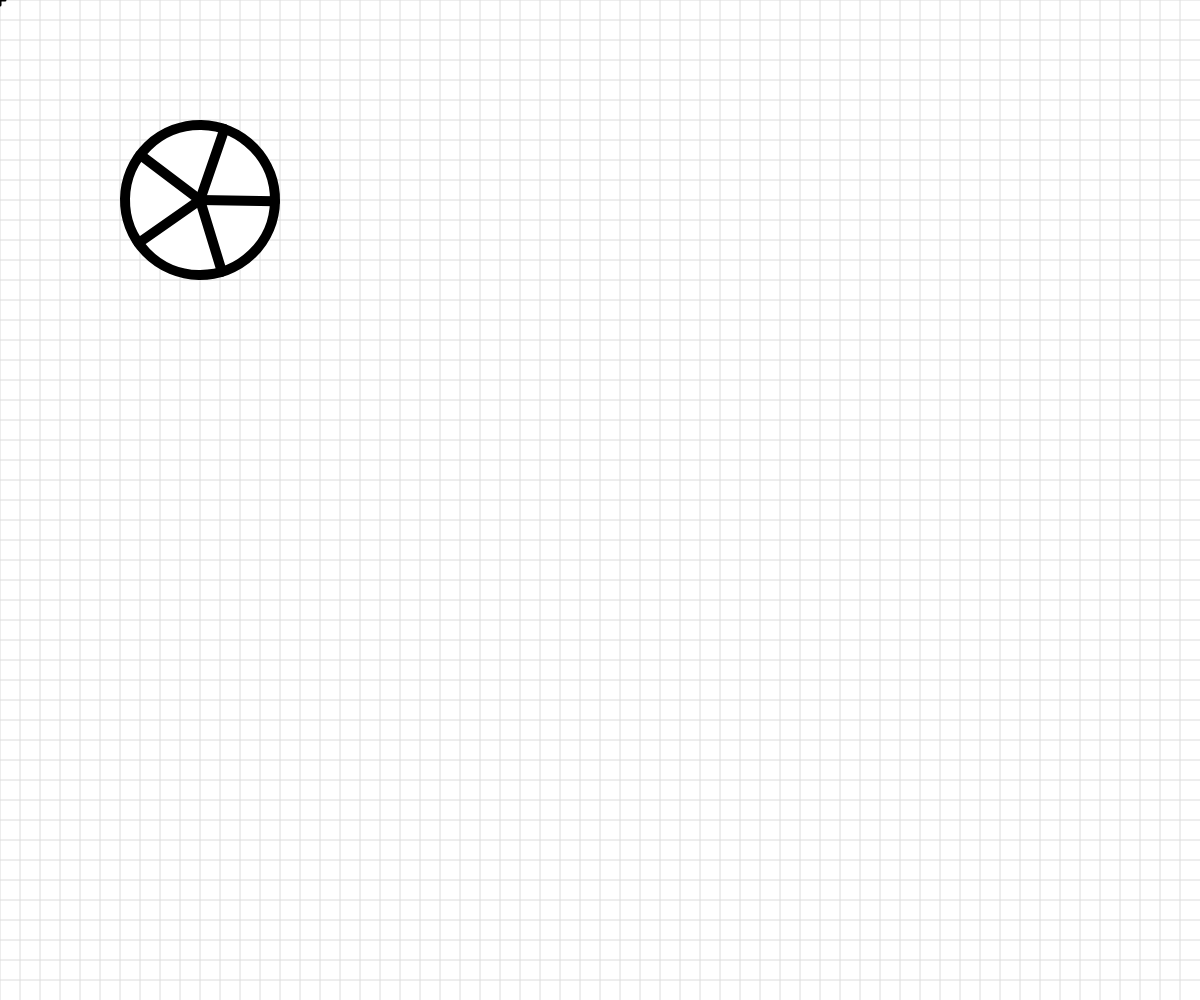
Frame 1 (no input)
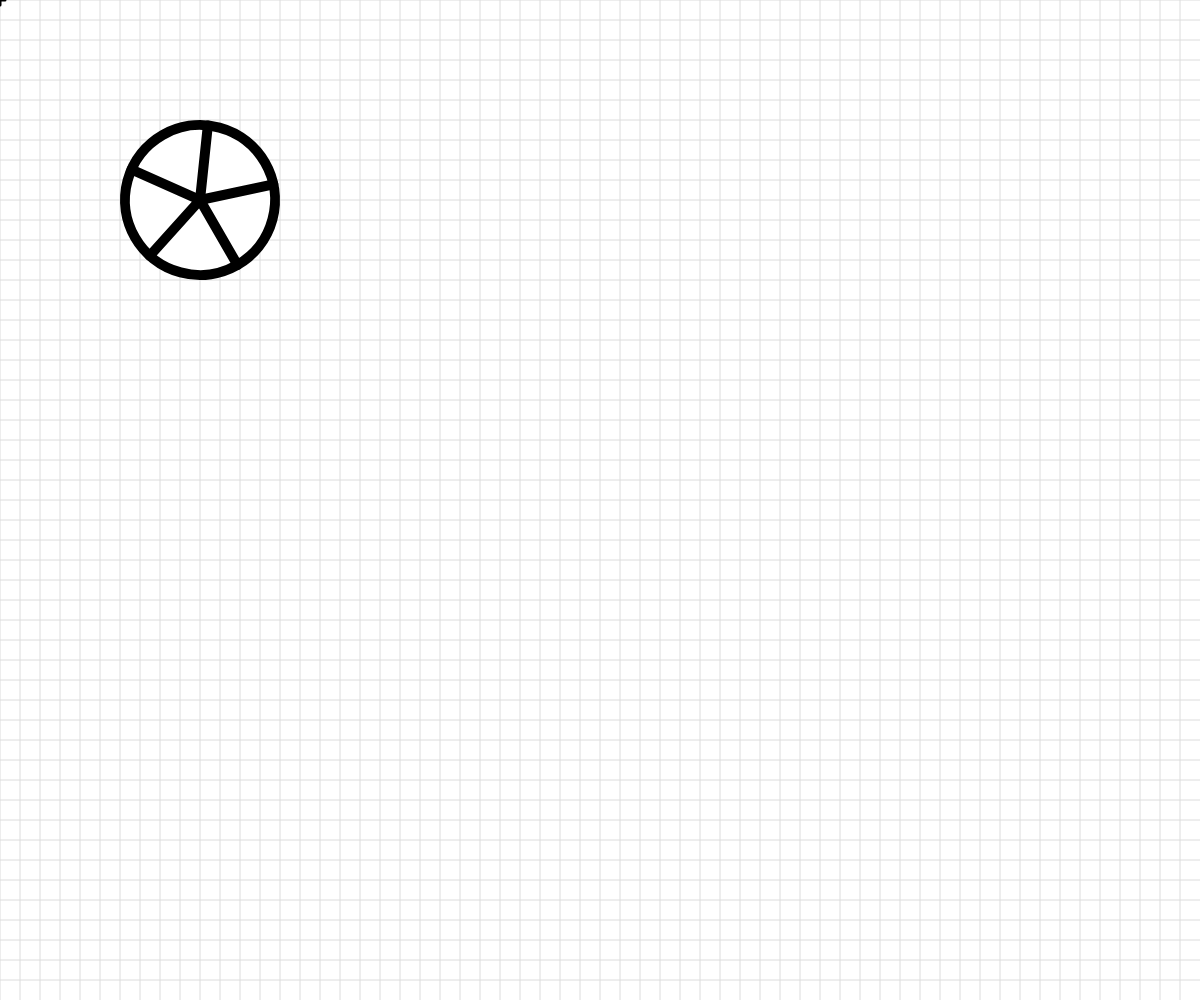
Frame 60 (no input)
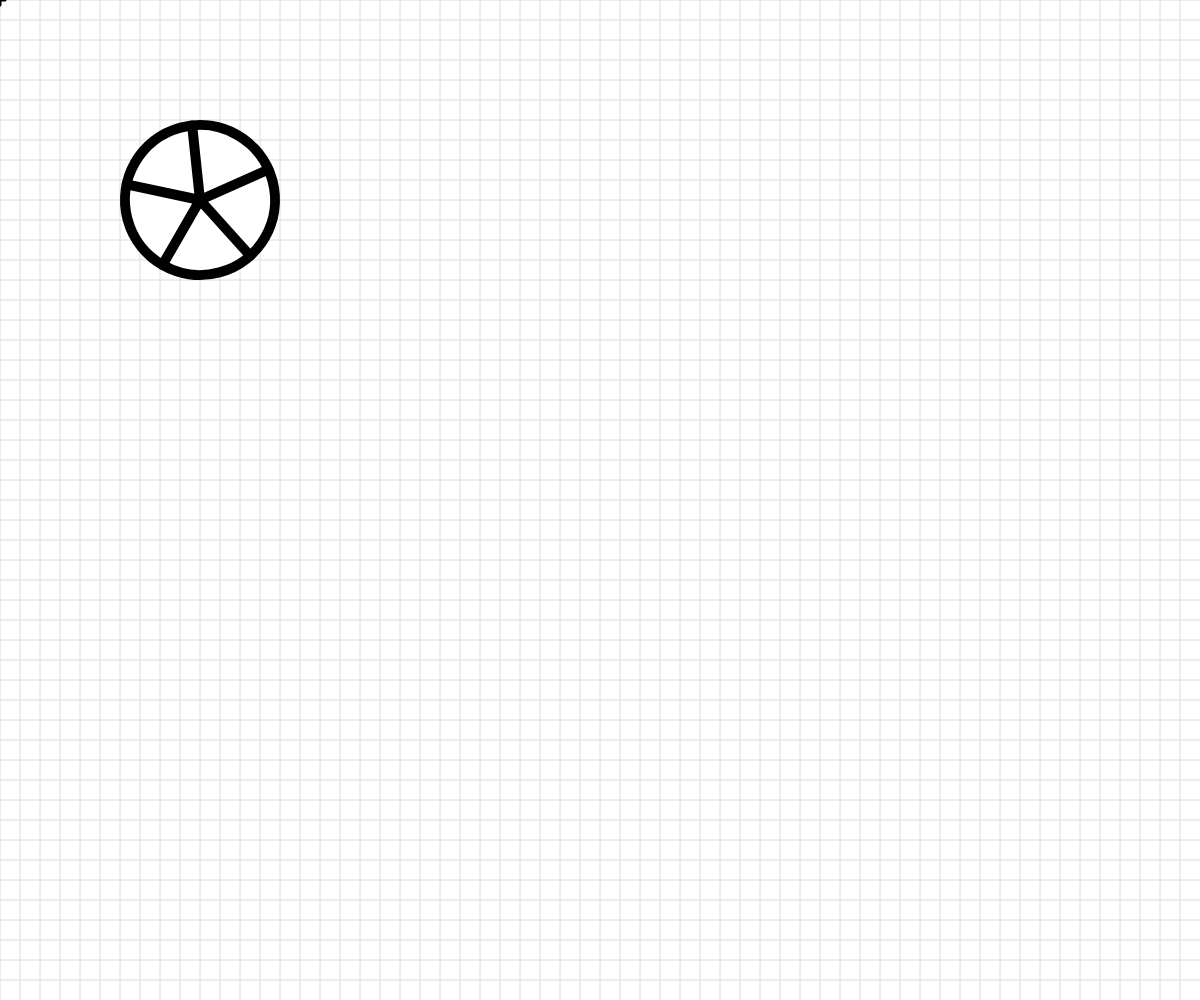
Frame 120 (the mouse pressed at the canvas centre since frame 60)

The p5.js sketch that drew these frames (run headless with seeded random() and noise() and a simulated clock; from frame 60 on, the mouse is pressed at the canvas centre):

// p5.js sketch
// ── sketch.js
// Basic Transformations Sandbox


let originalSpacing = 20;


function setup() {
  createCanvas(windowWidth, windowHeight);
}

function draw() {
  background(255);
  drawBasicGrid(220);



  //transformation one: TRANSLATION
// push() // makes a copy of base coordinate system
// translate(120,120);//move origin to 120,210
// drawBasicGrid(150)
// rectangleRed(40,20); 
// pop() // revert to previous coordinate system
// rectangleBlue(40,20);

  //add push()  pop()




  //transformation two: SCALE
push();
// rectMode(CORNER);
// rectangleRed(40,0)
//   //SCALE FACTORS
//   //scale factor 1 = no change
//   //scale factor < 1 = smaller
//   //scale factor > 1 = bigger
// let scaleAmount = 2.5;
// scale(scaleAmount);
// translate(100,0);
// drawBasicGrid(100);
// rectangleBlue(0,0)



// translate(40,40);
// rectMode(CENTER);
// let scaleAmount = map(mouseX, 0, width, 0, 4);
// scale(scaleAmount);
// drawBasicGrid(150);

// rectangleRed(0,0);

// pop();



  //transformation three: ROTATION
  //reminder: rotations are measured in radians, not degrees! Functions can help with the conversion...
 angleMode(DEGREES);
//  push();
//  rectangleRed(20,20);
// translate(200,200);
// drawBasicGrid(140);
//  rotate(frameCount%360);
//  //drawBasicGrid(140);
//  face(0,0);
//  pop();


  //Combinations of Transformations
// push();
// translate(100,100);
// scale(5);
// rotate(45);
// face(0,0);
// drawBasicGrid(140);

//drawing challenge
let spokes = 5
translate(200,200);
scale(10);
rotate(frameCount%360);
circle(0,0,15);
for (let A = 0; A < spokes; A ++){
line(0,0,7.5,0);
rotate(360/spokes);
}


  

}


function face(x, y) {
  //draw a face at x,y
  push();
  translate(x,y);
  ellipseMode(CENTER);
  fill(200,200,0);
  stroke(0);
  ellipse(0,0,80,80);
  fill(90, 140, 30, 220);
  triangle(-20, 20, 20, 20, 0, 30);
  fill(0);
  ellipse(-25,0,10,10);
  ellipse(25,0,10,10);
  strokeWeight(5);
  line(-30,-10,30,-10);
  strokeWeight(1);
  pop();

}

function rectangleRed(x, y) {
  //draw a red rectangle at x,y (sized 50 pixels square) - to visualize what happens to the coordinate system
  //when different basic transformations are applied.
  noStroke();
  fill(255, 0, 0, 150);
  rect(x, y, 50, 50);

}

function rectangleBlue(x, y) {
  //draw a red rectangle at x,y (sized 50 pixels square) - to visualize what happens to the coordinate system
  //when different basic transformations are applied.
  noStroke();
  fill(0, 0, 255, 150);
  rect(x, y, 50, 50);

}

function drawBasicGrid(shade) {
  //draw the normal cartesian Coordinate Grid, in a light color. Spaced at 20 px by default
  stroke(shade);
  for (let x = 0; x < width; x += 20) {
    line(x, 0, x, height);
  }
  for (let y = 0; y < height; y += 20) {
    line(0, y, width, y);
  }

  //Draw "X" at the origin
  strokeWeight(3);
  stroke(0);
  line(-5,0,5,0);
  line(0,5,0,-5);
  strokeWeight(1);
}
